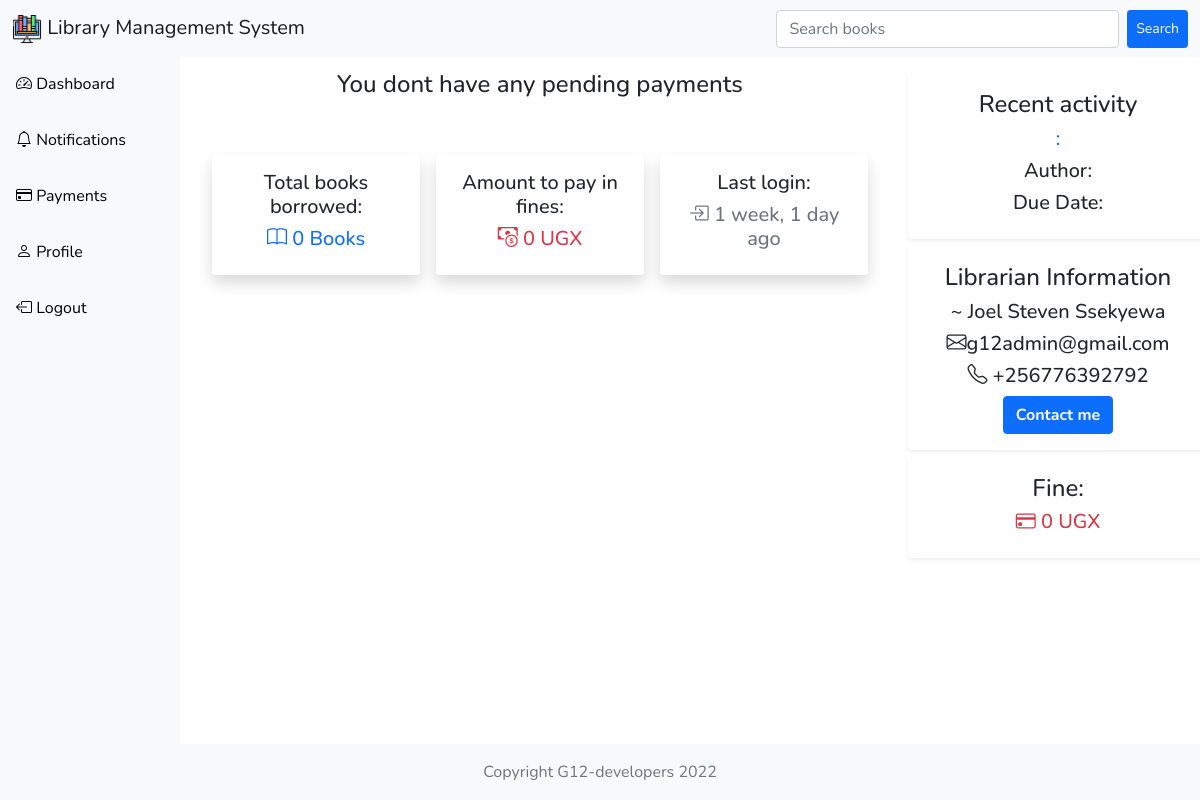
Before: /user-payments/14/ (signed in) with the older database file.
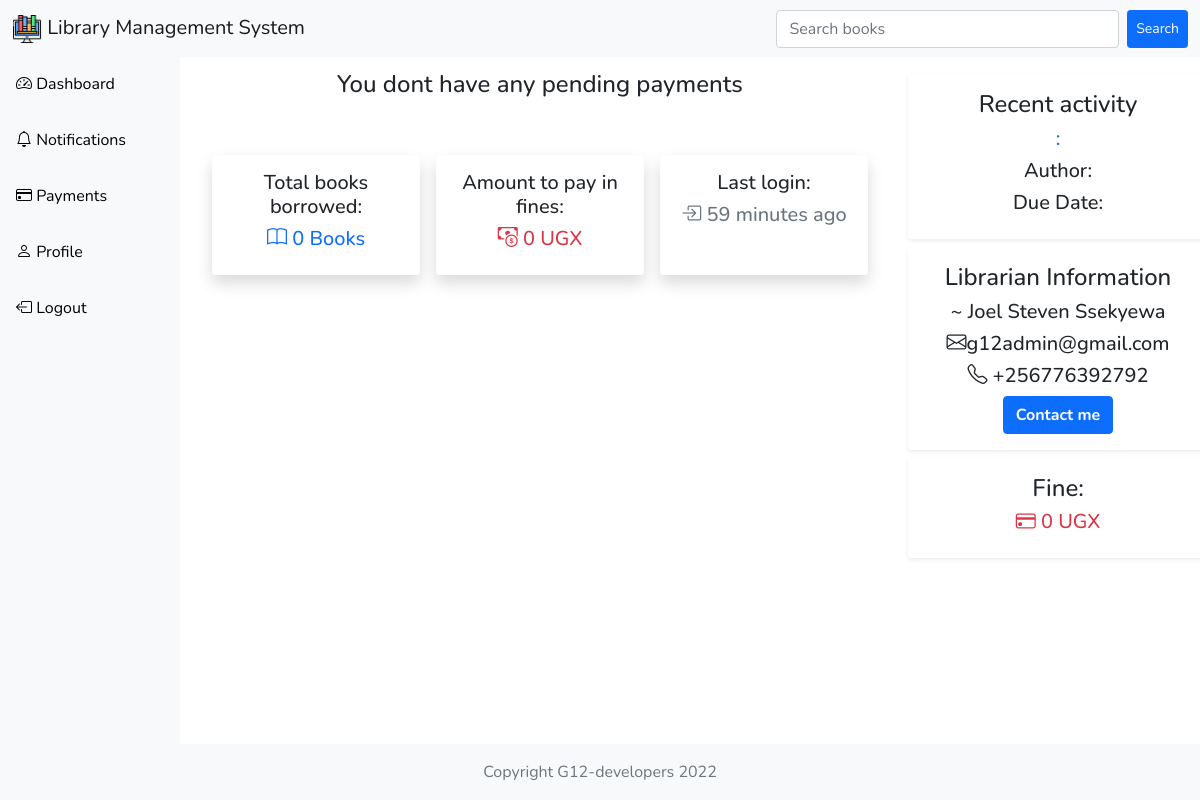
After: the same page with the newer database file.
### customuser/models.py (models this page shows, shortened)
class CustomUser(AbstractUser):
    name = models.CharField(max_length=50)
    email = models.EmailField(max_length=100, unique=True)
    password = models.CharField(max_length=500)
    date_of_birth = models.DateField(null=True)
    phone_number = models.BigIntegerField()
    sex = models.CharField(max_length=10, null=True)
    role = models.CharField(max_length=20, default='Student')
    is_active = models.BooleanField(default=True)
    USERNAME_FIELD = 'email'
    REQUIRED_FIELDS = ['name', 'sex', 'role', 'phone_number', 'username']

### customuser/views.py (the view)
# urls.py: path('user-payments/<str:pk>/', views.userPayments, name='payments'),
@login_required(login_url='login')
def userPayments(request, pk):
    details = {}
    payment = ''
    borrowed_book = ''
    borrowed_books = 0
    available_books = 0
    user = CustomUser.objects.get(id=pk)
    total_books = Book.objects.all()
    users = CustomUser.objects.filter(role='Student')
    pending_requests = Request.objects.filter(status="Pending")
    fines = UserPayment.objects.filter(status='Pending')
    librarian = CustomUser.objects.get(role__icontains="Admin")
    try:
        available_books = Book.objects.filter(status='Available').count()
    except:
        available_books = 0
    try:
        borrowed_books = Book.objects.filter(status='Borrowed').count()
    except:
        borrowed_books = 0
    try:
        borrowed_book = Book.objects.get(status='Borrowed',
                                         borrower_id=user.id)
    except:
        borrowed_book = ''
    try:
        fine = UserPayment.objects.get(payer=user.id, status='Pending').amount
    except:
        fine = None
    if request.user.role == 'Admin':
        details = {}  # Main dictionary containing all others
        payments = ''
        book = ''
        index = 0  # Counter
        try:  # Get all users
            students = CustomUser.objects.all()
        except:
            return HttpResponse('No students yet')
        for student in students:
            if student.role == 'Student':
                details[index] = {}
                try:
                    details[index]['name'] = student.name
                    details[index]['phone_number'] = student.phone_number
                except:
                    details[index]['name'] = ''
                    details[index]['phone_number'] = ''
                try:
                    book = Book.objects.get(borrower_id=student.id)
                    details[index]['title'] = book.title
                    details[index]['due_date'] = book.due_date
                except:
                    book = ''
                    details[index]['title'] = ''
                    details[index]['due_date'] = ''
                try:
                    payment = UserPayment.objects.get(payer=student.id)
                    details[index]['amount'] = payment.amount
                except:
                    payment = ''
                if details[index][
                        'title'] == '':  # Delete indexes without books
                    details.pop(index)
                index += 1
        context = {'details': details}
    else:
        student = CustomUser.objects.get(id=pk)
        try:
            book = Book.objects.get(borrower_id=student.id)
            payment = UserPayment.objects.get(payer=student.id)
        except:
            payment = ''
            book = ''
    context = {
        'details': details,
        'users': users.count(),
        'pending_requests': pending_requests.count(),
        'fines': fines.count(),
        'librarian': librarian,
        'borrowed_book': borrowed_book,
        'available_books': available_books,
        'borrowed_books': borrowed_books,
        'payment': payment,
        'book': book,
        'fine': fine,
    }
    return render(request, 'customuser/payments_template.html', context)

### customuser/templates/customuser/payments_template.html (shortened to what this page needs)
{% extends 'base.html' %} {% block content %}
 {% if request.user.role == 'Student'%}
<div class="container-fluid" style="text-align: center; margin-top: 70px">
  {% if payment %}
  <h5 class="text-muted"><i class="bi-credit-card"></i> Payment information</h5>
  <h4>~ {{user.name}}</h4>
  <h5>Book title: {{book.title}}</h5>
  <h5>Date Borrowed: {{book.updated}}</h5>
  <h5>Due Date: {{book.due_date}}</h5>
  <h5>Current fine: {{payment.amount}}</h5>
  <button class="btn btn-danger w-25 m-2">Pay fine</button>
  {% else %}
  <h4>You dont have any pending payments</h4>
  {% endif %}
  <div class="base-in">
    <div class="shadow p-3 m-2 mt-5 rounded">
      <h5>Total books borrowed:</h5>
      <h5 class="text-primary">
        <i class="bi-book"></i> {{borrowed_books}} Books
      </h5>
    </div>
    <div class="shadow p-3 m-2 mt-5 rounded">
      <h5>Amount to pay in fines:</h5>
      <h5 class="text-danger">
        <i class="bi-cash-coin"></i>{% if fine %} {{fine}} UGX {% else %} 0 UGX
        {% endif %}
      </h5>
    </div>
    <div class="shadow p-3 m-2 mt-5 rounded">
      <h5>Last login:</h5>
      <h5 class="text-secondary">
        <i class="bi-box-arrow-in-right"></i> {{user.last_login | timesince }}
        ago
      </h5>
    </div>
  </div>
</div>
{% endif %} {% endblock %}

Changed rows visible on the page:
changed CustomUser: last_login "1 week, 1 day" → "59 minutes"
